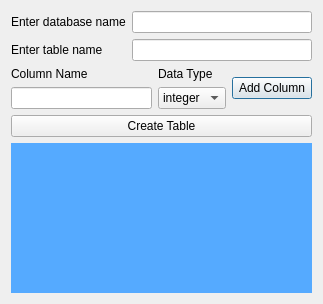
<?xml version="1.0" encoding="UTF-8"?>
<ui version="4.0">
 <class>Dialog</class>
 <widget class="QDialog" name="Dialog">
  <property name="geometry">
   <rect>
    <x>0</x>
    <y>0</y>
    <width>323</width>
    <height>304</height>
   </rect>
  </property>
  <property name="maximumSize">
   <size>
    <width>16777215</width>
    <height>16777215</height>
   </size>
  </property>
  <property name="windowTitle">
   <string>Dialog</string>
  </property>
  <layout class="QGridLayout" name="gridLayout">
   <item row="0" column="0">
    <layout class="QVBoxLayout" name="verticalLayout_5">
     <item>
      <layout class="QHBoxLayout" name="horizontalLayout">
       <item>
        <layout class="QVBoxLayout" name="verticalLayout">
         <item>
          <widget class="QLabel" name="label">
           <property name="text">
            <string>Enter database name</string>
           </property>
          </widget>
         </item>
         <item>
          <widget class="QLabel" name="label_2">
           <property name="text">
            <string>Enter table name</string>
           </property>
          </widget>
         </item>
        </layout>
       </item>
       <item>
        <layout class="QVBoxLayout" name="verticalLayout_2">
         <item>
          <widget class="QLineEdit" name="lineEditDBName"/>
         </item>
         <item>
          <widget class="QLineEdit" name="lineEditTableName"/>
         </item>
        </layout>
       </item>
      </layout>
     </item>
     <item>
      <layout class="QHBoxLayout" name="horizontalLayout_2">
       <item>
        <layout class="QVBoxLayout" name="verticalLayout_3">
         <item>
          <widget class="QLabel" name="label_3">
           <property name="text">
            <string>Column Name</string>
           </property>
          </widget>
         </item>
         <item>
          <widget class="QLineEdit" name="lineEditColumnName"/>
         </item>
        </layout>
       </item>
       <item>
        <layout class="QVBoxLayout" name="verticalLayout_4">
         <item>
          <widget class="QLabel" name="label_4">
           <property name="text">
            <string>Data Type</string>
           </property>
          </widget>
         </item>
         <item>
          <widget class="QComboBox" name="ComboBoxDataType">
           <item>
            <property name="text">
             <string>integer</string>
            </property>
           </item>
          </widget>
         </item>
        </layout>
       </item>
       <item>
        <widget class="QPushButton" name="pushButtonAddColumn">
         <property name="text">
          <string>Add Column</string>
         </property>
        </widget>
       </item>
      </layout>
     </item>
     <item>
      <widget class="QPushButton" name="pushButtonCreateTable">
       <property name="text">
        <string>Create Table</string>
       </property>
      </widget>
     </item>
     <item>
      <widget class="QLabel" name="labelResponse">
       <property name="minimumSize">
        <size>
         <width>0</width>
         <height>150</height>
        </size>
       </property>
       <property name="maximumSize">
        <size>
         <width>16777215</width>
         <height>250</height>
        </size>
       </property>
       <property name="styleSheet">
        <string notr="true">background-color: rgb(85, 170, 255);</string>
       </property>
       <property name="text">
        <string/>
       </property>
      </widget>
     </item>
    </layout>
   </item>
  </layout>
 </widget>
 <resources/>
 <connections/>
</ui>
